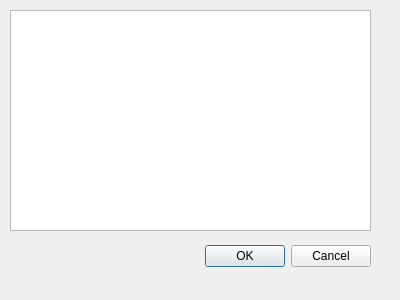
<?xml version="1.0" encoding="UTF-8"?>
<ui version="4.0">
 <class>MadEditor</class>
 <widget class="QDialog" name="MadEditor">
  <property name="windowModality">
   <enum>Qt::ApplicationModal</enum>
  </property>
  <property name="geometry">
   <rect>
    <x>0</x>
    <y>0</y>
    <width>400</width>
    <height>300</height>
   </rect>
  </property>
  <property name="windowTitle">
   <string>Mad Editor</string>
  </property>
  <property name="modal">
   <bool>true</bool>
  </property>
  <widget class="QDialogButtonBox" name="buttonBox">
   <property name="geometry">
    <rect>
     <x>30</x>
     <y>240</y>
     <width>341</width>
     <height>32</height>
    </rect>
   </property>
   <property name="orientation">
    <enum>Qt::Horizontal</enum>
   </property>
   <property name="standardButtons">
    <set>QDialogButtonBox::Cancel|QDialogButtonBox::Ok</set>
   </property>
  </widget>
  <widget class="QTextEdit" name="textEdit">
   <property name="geometry">
    <rect>
     <x>10</x>
     <y>10</y>
     <width>361</width>
     <height>221</height>
    </rect>
   </property>
  </widget>
 </widget>
 <resources/>
 <connections>
  <connection>
   <sender>buttonBox</sender>
   <signal>accepted()</signal>
   <receiver>MadEditor</receiver>
   <slot>accept()</slot>
   <hints>
    <hint type="sourcelabel">
     <x>248</x>
     <y>254</y>
    </hint>
    <hint type="destinationlabel">
     <x>157</x>
     <y>274</y>
    </hint>
   </hints>
  </connection>
  <connection>
   <sender>buttonBox</sender>
   <signal>rejected()</signal>
   <receiver>MadEditor</receiver>
   <slot>reject()</slot>
   <hints>
    <hint type="sourcelabel">
     <x>316</x>
     <y>260</y>
    </hint>
    <hint type="destinationlabel">
     <x>286</x>
     <y>274</y>
    </hint>
   </hints>
  </connection>
 </connections>
</ui>
